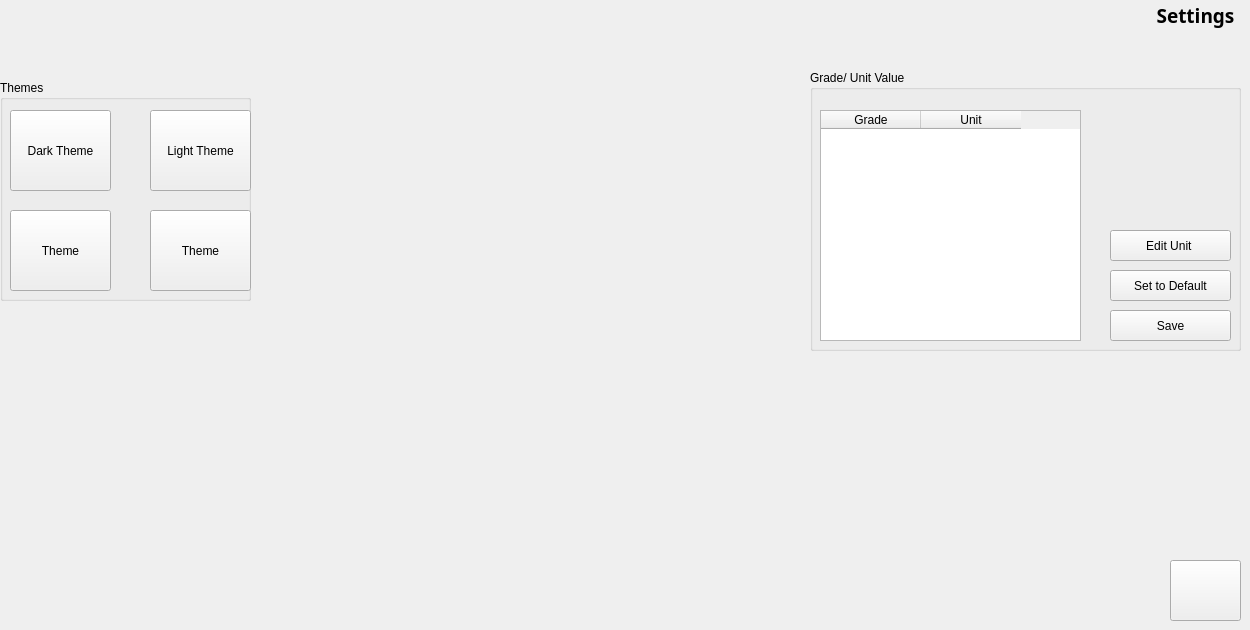
      <widget class="QWidget" name="tab_7">
       <attribute name="title">
        <string>Page</string>
       </attribute>
       <widget class="QLabel" name="label_11">
        <property name="geometry">
         <rect>
          <x>1150</x>
          <y>0</y>
          <width>91</width>
          <height>31</height>
         </rect>
        </property>
        <property name="font">
         <font>
          <family>Segoe Print</family>
          <pointsize>14</pointsize>
          <weight>75</weight>
          <bold>true</bold>
         </font>
        </property>
        <property name="text">
         <string>Settings</string>
        </property>
        <property name="alignment">
         <set>Qt::AlignCenter</set>
        </property>
       </widget>
       <widget class="QPushButton" name="pushButton_log_out">
        <property name="geometry">
         <rect>
          <x>1170</x>
          <y>560</y>
          <width>71</width>
          <height>61</height>
         </rect>
        </property>
        <property name="toolTip">
         <string>Log Out</string>
        </property>
        <property name="text">
         <string/>
        </property>
        <property name="icon">
         <iconset resource="resources.qrc">
          <normaloff>:/assets/images/turn-off.png</normaloff>:/assets/images/turn-off.png</iconset>
        </property>
        <property name="iconSize">
         <size>
          <width>35</width>
          <height>40</height>
         </size>
        </property>
       </widget>
       <widget class="QGroupBox" name="groupBox_3">
        <property name="geometry">
         <rect>
          <x>810</x>
          <y>70</y>
          <width>431</width>
          <height>281</height>
         </rect>
        </property>
        <property name="title">
         <string>Grade/ Unit Value</string>
        </property>
        <widget class="QTableWidget" name="tableWidget_grader">
         <property name="geometry">
          <rect>
           <x>10</x>
           <y>40</y>
           <width>261</width>
           <height>231</height>
          </rect>
         </property>
         <property name="toolTip">
          <string>Grader</string>
         </property>
         <column>
          <property name="text">
           <string>Grade</string>
          </property>
         </column>
         <column>
          <property name="text">
           <string>Unit</string>
          </property>
         </column>
        </widget>
        <widget class="QPushButton" name="pushButton_edit_unit">
         <property name="geometry">
          <rect>
           <x>300</x>
           <y>160</y>
           <width>121</width>
           <height>31</height>
          </rect>
         </property>
         <property name="text">
          <string>Edit Unit </string>
         </property>
        </widget>
        <widget class="QPushButton" name="pushButton_save_unit_change">
         <property name="geometry">
          <rect>
           <x>300</x>
           <y>240</y>
           <width>121</width>
           <height>31</height>
          </rect>
         </property>
         <property name="text">
          <string>Save</string>
         </property>
        </widget>
        <widget class="QPushButton" name="pushButton_set_to_default">
         <property name="geometry">
          <rect>
           <x>300</x>
           <y>200</y>
           <width>121</width>
           <height>31</height>
          </rect>
         </property>
         <property name="text">
          <string>Set to Default</string>
         </property>
        </widget>
       </widget>
       <widget class="QGroupBox" name="groupBox_themes">
        <property name="geometry">
         <rect>
          <x>0</x>
          <y>80</y>
          <width>251</width>
          <height>221</height>
         </rect>
        </property>
        <property name="title">
         <string>Themes</string>
        </property>
        <widget class="QPushButton" name="pushButton_dark_theme">
         <property name="geometry">
          <rect>
           <x>10</x>
           <y>30</y>
           <width>101</width>
           <height>81</height>
          </rect>
         </property>
         <property name="text">
          <string>Dark Theme</string>
         </property>
        </widget>
        <widget class="QPushButton" name="pushButton_light_theme">
         <property name="geometry">
          <rect>
           <x>150</x>
           <y>30</y>
           <width>101</width>
           <height>81</height>
          </rect>
         </property>
         <property name="text">
          <string>Light Theme</string>
         </property>
        </widget>
        <widget class="QPushButton" name="pushButton_log_out_4">
         <property name="geometry">
          <rect>
           <x>150</x>
           <y>130</y>
           <width>101</width>
           <height>81</height>
          </rect>
         </property>
         <property name="text">
          <string>Theme</string>
         </property>
        </widget>
        <widget class="QPushButton" name="pushButton_log_out_5">
         <property name="geometry">
          <rect>
           <x>10</x>
           <y>130</y>
           <width>101</width>
           <height>81</height>
          </rect>
         </property>
         <property name="text">
          <string>Theme</string>
         </property>
        </widget>
       </widget>
      </widget>
